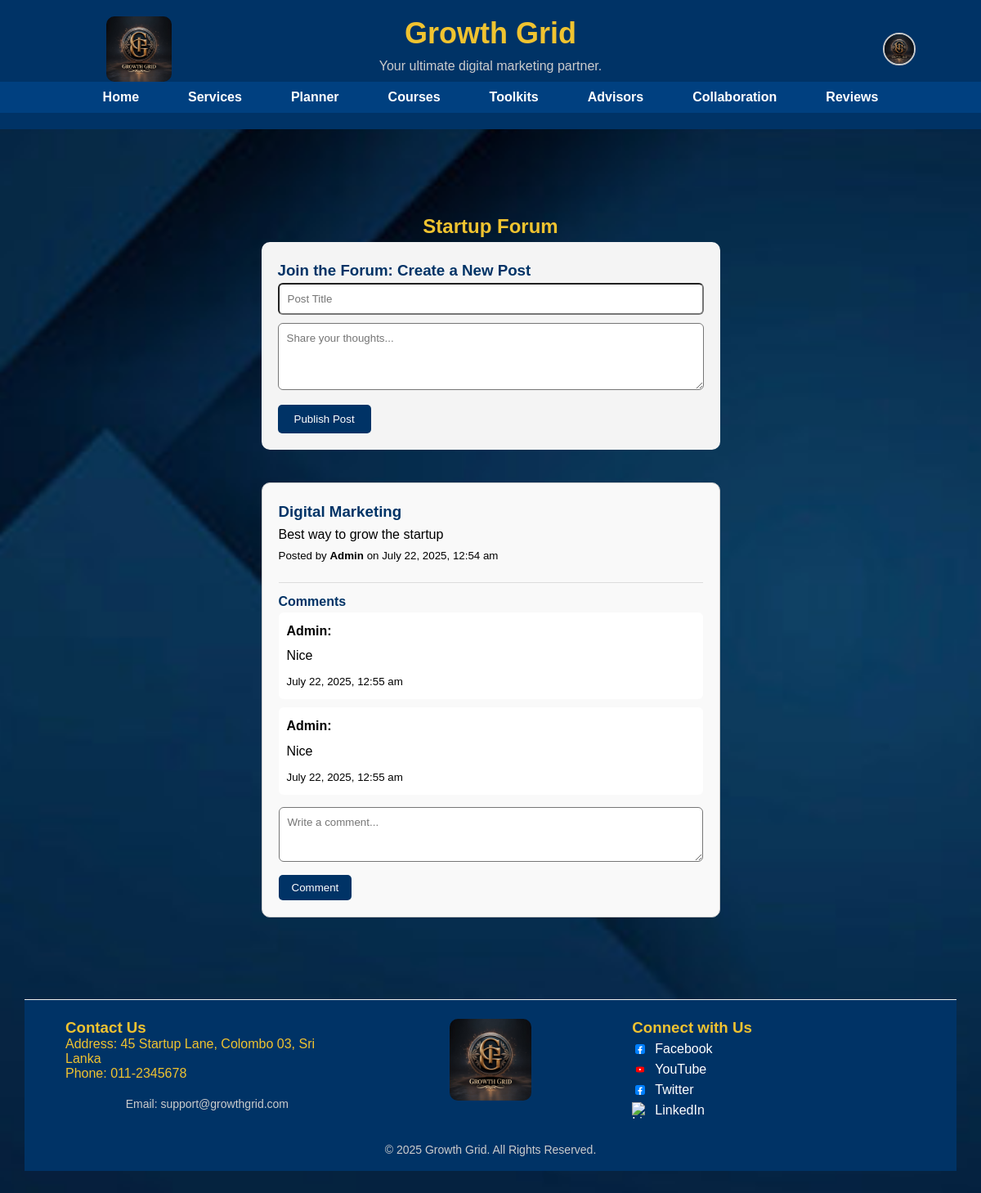
The app's page /dashboard/startup/forum.php (signed in) with its own data.
### tables this page shows
CREATE TABLE `startup_forum_posts` (
  `id` int(11) NOT NULL,
  `startup_id` int(11) NOT NULL,
  `title` varchar(255) NOT NULL,
  `content` text NOT NULL,
  `created_at` datetime DEFAULT current_timestamp()
);

CREATE TABLE `users` (
  `id` int(11) NOT NULL,
  `username` varchar(50) NOT NULL,
  `email` varchar(100) NOT NULL,
  `password` varchar(255) NOT NULL,
  `role` enum('student','startup','enterprise','admin') NOT NULL DEFAULT 'student',
  `created_at` timestamp NOT NULL DEFAULT current_timestamp(),
  `profile_picture` varchar(255) DEFAULT 'default.png'
);

CREATE TABLE `startup_forum_comments` (
  `id` int(11) NOT NULL,
  `post_id` int(11) NOT NULL,
  `startup_id` int(11) NOT NULL,
  `comment` text NOT NULL,
  `commented_at` datetime DEFAULT current_timestamp()
);

### dashboard/startup/forum.php (the view, shortened to what this page needs)
<?php
include('../../includes/db.php');
include('../../includes/startup_header.php');
$posts = $pdo->query("
    SELECT p.*, u.username
    FROM startup_forum_posts p
    JOIN users u ON p.startup_id = u.id
    ORDER BY p.created_at DESC
")->fetchAll(PDO::FETCH_ASSOC);
$comments = $pdo->query("
    SELECT c.*, u.username
    FROM startup_forum_comments c
    JOIN users u ON c.startup_id = u.id
    ORDER BY c.commented_at ASC
")->fetchAll(PDO::FETCH_ASSOC);
$commentsByPost = [];
foreach ($comments as $c) {
    $commentsByPost[$c['post_id']][] = $c;
}
?>
<main class="page-wrapper">
    <section style="max-width: 1000px; margin: auto; padding: 40px 20px; line-height: 1.6;">
        <h2 style="text-align: center; color: #f0c330;">Startup Forum</h2>
        <div style="margin-bottom: 40px; background: #f4f4f4; padding: 20px; border-radius: 10px;">
            <h3 style="color: #003366;">Join the Forum: Create a New Post</h3>
            <form method="POST">
                <input type="text" name="title" placeholder="Post Title" required style="width: 100%; margin-bottom: 10px; padding: 10px; border-radius: 6px;">
                <textarea name="content" placeholder="Share your thoughts..." rows="4" required style="width: 100%; padding: 10px; border-radius: 6px;"></textarea>
                <button type="submit" style="margin-top: 10px; background: #003366; color: #fff; padding: 10px 20px; border: none; border-radius: 5px;">Publish Post</button>
            </form>
        </div>
        <?php if (empty($posts)): ?>
            <p style="text-align: center; color: #000000ff;">No forum posts available.</p>
        <?php else: ?>
            <?php foreach ($posts as $post): ?>
                <div style="background: #f9f9f9; border-radius: 10px; padding: 20px; margin-bottom: 30px; border: 1px solid #ccc;">
                    <h3 style="color: #003366;"><?php echo htmlspecialchars($post['title']); ?></h3>
                    <p><?php echo nl2br(htmlspecialchars($post['content'])); ?></p>
                    <small>Posted by <strong><?php echo htmlspecialchars($post['username']); ?></strong> on <?php echo date("F j, Y, g:i a", strtotime($post['created_at'])); ?></small>
                    <div style="margin-top: 20px; border-top: 1px solid #ddd; padding-top: 10px;">
                        <h4 style="color: #003366;">Comments</h4>
                        <?php if (!empty($commentsByPost[$post['id']])): ?>
                            <?php foreach ($commentsByPost[$post['id']] as $comment): ?>
                                <div style="background: #fff; padding: 10px; border-radius: 6px; margin-bottom: 10px;">
                                    <strong><?php echo htmlspecialchars($comment['username']); ?>:</strong>
                                    <p style="margin: 5px 0;"><?php echo nl2br(htmlspecialchars($comment['comment'])); ?></p>
                                    <small><?php echo date("F j, Y, g:i a", strtotime($comment['commented_at'])); ?></small>
                                </div>
                            <?php endforeach; ?>
                        <?php else: ?>
                            <p style="color: #777;">No comments yet.</p>
                        <?php endif; ?>
                        <form method="POST" style="margin-top: 15px;">
                            <textarea name="comment" placeholder="Write a comment..." rows="3" required style="width: 100%; padding: 10px; border-radius: 6px;"></textarea>
                            <button type="submit" style="margin-top: 8px; background: #003366; color: white; padding: 8px 16px; border: none; border-radius: 5px;">Comment</button>
                        </form>
                    </div>
                </div>
            <?php endforeach; ?>
        <?php endif; ?>
    </section>
</main>
<?php include('../../includes/footer.php'); ?>

### assets/css/style.css (style rules this page uses)
* { box-sizing: border-box; padding: 0; margin: 0; font-family: sans-serif; }
html, body { height: 100%; min-height: 100vh; display: flex; flex-direction: column; font-family: 'Segoe UI', sans-serif; background-color: #7c93a9; background-image: url('assets/images/background.jpg'); background-size: cover; background-position: center; background-repeat: no-repeat; margin: 0; padding: 0; }
main { flex: 1 0 auto; padding: 30px; }
main { flex: 1; padding: 30px; }
.page-wrapper { flex: 1 0 auto; display: flex; flex-direction: column; min-height: 100vh; }
.page-wrapper main { flex: 1; }

### includes/startup_header.php (style rules this page uses)
html, body { margin: 0; padding: 0; min-height: 100vh; display: flex; flex-direction: column; }
.page-wrapper { flex: 1; display: flex; flex-direction: column; }
main { flex: 1; }

### records on screen
startup_forum_posts: title "Digital Marketing", content "Best way to grow the startup", startup.username "Admin", created_at "July 22, 2025, 12:54 am"
startup_forum_comments: startup.username "Admin", comment "Nice", commented_at "July 22, 2025, 12:55 am"
startup_forum_comments: startup.username "Admin", comment "Nice", commented_at "July 22, 2025, 12:55 am"
